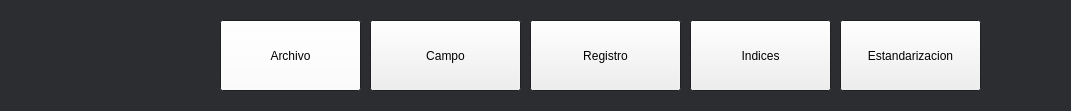
    <widget class="QWidget" name="widgetTopMenu_3" native="true">
     <property name="geometry">
      <rect>
       <x>0</x>
       <y>0</y>
       <width>1071</width>
       <height>111</height>
      </rect>
     </property>
     <property name="palette">
      <palette>
       <active>
        <colorrole role="Base">
         <brush brushstyle="SolidPattern">
          <color alpha="255">
           <red>255</red>
           <green>255</green>
           <blue>255</blue>
          </color>
         </brush>
        </colorrole>
        <colorrole role="Window">
         <brush brushstyle="SolidPattern">
          <color alpha="255">
           <red>43</red>
           <green>45</green>
           <blue>48</blue>
          </color>
         </brush>
        </colorrole>
       </active>
       <inactive>
        <colorrole role="Base">
         <brush brushstyle="SolidPattern">
          <color alpha="255">
           <red>255</red>
           <green>255</green>
           <blue>255</blue>
          </color>
         </brush>
        </colorrole>
        <colorrole role="Window">
         <brush brushstyle="SolidPattern">
          <color alpha="255">
           <red>43</red>
           <green>45</green>
           <blue>48</blue>
          </color>
         </brush>
        </colorrole>
       </inactive>
       <disabled>
        <colorrole role="Base">
         <brush brushstyle="SolidPattern">
          <color alpha="255">
           <red>43</red>
           <green>45</green>
           <blue>48</blue>
          </color>
         </brush>
        </colorrole>
        <colorrole role="Window">
         <brush brushstyle="SolidPattern">
          <color alpha="255">
           <red>43</red>
           <green>45</green>
           <blue>48</blue>
          </color>
         </brush>
        </colorrole>
       </disabled>
      </palette>
     </property>
     <property name="autoFillBackground">
      <bool>true</bool>
     </property>
     <widget class="btnArchivo" name="btArchivo">
      <property name="geometry">
       <rect>
        <x>220</x>
        <y>20</y>
        <width>141</width>
        <height>71</height>
       </rect>
      </property>
      <property name="palette">
       <palette>
        <active>
         <colorrole role="Button">
          <brush brushstyle="SolidPattern">
           <color alpha="255">
            <red>255</red>
            <green>255</green>
            <blue>255</blue>
           </color>
          </brush>
         </colorrole>
        </active>
        <inactive>
         <colorrole role="Button">
          <brush brushstyle="SolidPattern">
           <color alpha="255">
            <red>255</red>
            <green>255</green>
            <blue>255</blue>
           </color>
          </brush>
         </colorrole>
        </inactive>
        <disabled>
         <colorrole role="Button">
          <brush brushstyle="SolidPattern">
           <color alpha="255">
            <red>255</red>
            <green>255</green>
            <blue>255</blue>
           </color>
          </brush>
         </colorrole>
        </disabled>
       </palette>
      </property>
      <property name="text">
       <string>Archivo</string>
      </property>
     </widget>
     <widget class="QPushButton" name="btCampo">
      <property name="geometry">
       <rect>
        <x>370</x>
        <y>20</y>
        <width>151</width>
        <height>71</height>
       </rect>
      </property>
      <property name="text">
       <string>Campo</string>
      </property>
     </widget>
     <widget class="QPushButton" name="btRegistro">
      <property name="geometry">
       <rect>
        <x>530</x>
        <y>20</y>
        <width>151</width>
        <height>71</height>
       </rect>
      </property>
      <property name="text">
       <string>Registro</string>
      </property>
     </widget>
     <widget class="QPushButton" name="btIndices">
      <property name="geometry">
       <rect>
        <x>690</x>
        <y>20</y>
        <width>141</width>
        <height>71</height>
       </rect>
      </property>
      <property name="text">
       <string>Indices</string>
      </property>
     </widget>
     <widget class="QPushButton" name="btEstandarizacion">
      <property name="geometry">
       <rect>
        <x>840</x>
        <y>20</y>
        <width>141</width>
        <height>71</height>
       </rect>
      </property>
      <property name="text">
       <string>Estandarizacion</string>
      </property>
     </widget>
    </widget>
